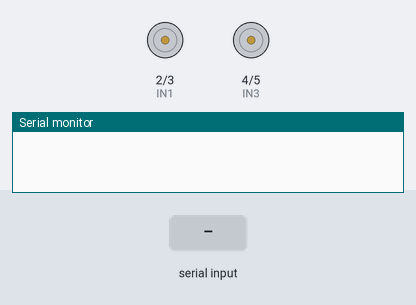
The sketch below on a simulated Arduino Uno, built with avr-gcc and run on an emulated ATmega328P. Shown: motor-driver pin pairs drawn as motors (green arrow = first pin HIGH = forward, orange = second pin HIGH = backward, longer = more drive), the last lines printed to the serial monitor. The inputs (shaded band) are chosen by the test bench.

Above: at 1.2 s.
1.3 s: "1\n" received over Serial
At 2.1 s:
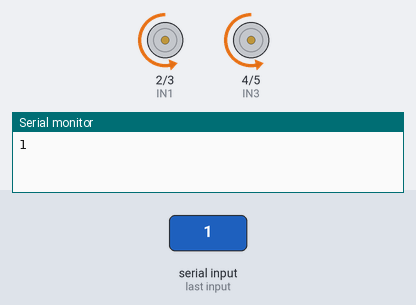
3.8 s: "2\n" received over Serial
At 4.1 s:
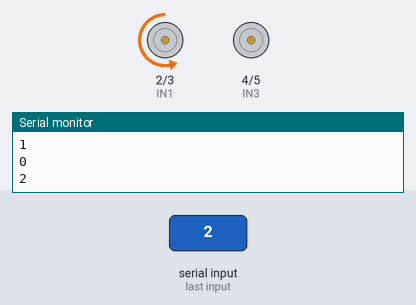
6.3 s: "3\n" received over Serial
At 7.1 s:
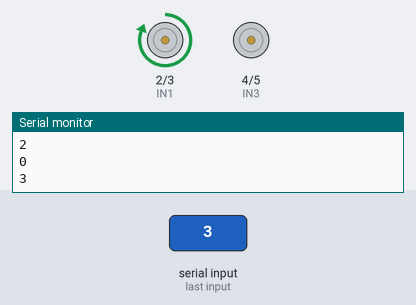
8.8 s: "4\n" received over Serial
At 9.1 s:
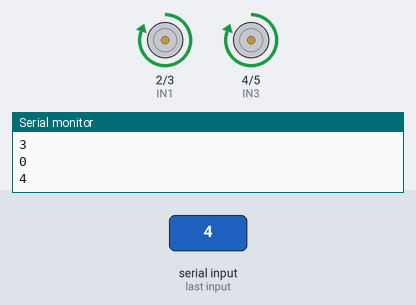
Timing chart, 0 to 11.8 s (numbered marks = the images above; inputs shaded):
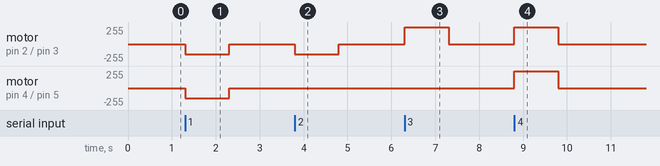

Measured:
- after the input at 1.3 s, motor on pin 2 (IN1) / pin 3 (IN2), motor on pin 4 (IN3) / pin 5 (IN4): stopped → backward 150/255 at once, → stopped 1.0 s later
- after the input at 3.8 s, motor on pin 2 (IN1) / pin 3 (IN2): stopped → backward 150/255 at once, → stopped 1.0 s later
- after the input at 6.3 s, motor on pin 2 (IN1) / pin 3 (IN2): stopped → forward 255/255 at once, → stopped 1.0 s later
- after the input at 8.8 s, motor on pin 2 (IN1) / pin 3 (IN2), motor on pin 4 (IN3) / pin 5 (IN4): stopped → forward 255/255 at once, → stopped 1.0 s later

The sketch:

moto.ino
```cpp
int IN1 = 2;
int IN2 = 3;

int IN3 = 4;
int IN4 = 5;


void setup() {

Serial.begin(9600); // opens serial port, sets data rate to 9600 bps
pinMode(IN1, OUTPUT);
pinMode(IN2, OUTPUT);
pinMode(IN3, OUTPUT);
pinMode(IN4, OUTPUT);
analogWrite(IN1, 0);
analogWrite(IN2, 0);
analogWrite(IN3, 0);
analogWrite(IN4, 0);

}

void loop() {

if(Serial.available()) {

   int a= Serial.parseInt();// read the incoming data as string

   Serial.println(a);


    if (a == 1) //forward
    {

    analogWrite(IN1, 0);
    analogWrite(IN2, 150);
    analogWrite(IN3, 0);
    analogWrite(IN4, 150);

    }
    if (a==0)//stop
    {
    analogWrite(IN1, 0);
    analogWrite(IN2, 0);
    analogWrite(IN3, 0);
    analogWrite(IN4, 0);

    }
    if (a == 2) //right

    {
    analogWrite(IN1, 0);
    analogWrite(IN2, 150);
    analogWrite(IN3, 0);
    analogWrite(IN4, 0);

    }
    if (a == 3) //left

    {
    analogWrite(IN1, 150);
    analogWrite(IN2, 0);
    analogWrite(IN3, 0);
    analogWrite(IN4, 0);

   }
    if (a == 4) //back

    {
    analogWrite(IN1, 150);
    analogWrite(IN2, 0);
    analogWrite(IN3, 150);
    analogWrite(IN4, 0);

   }

}

}
```
